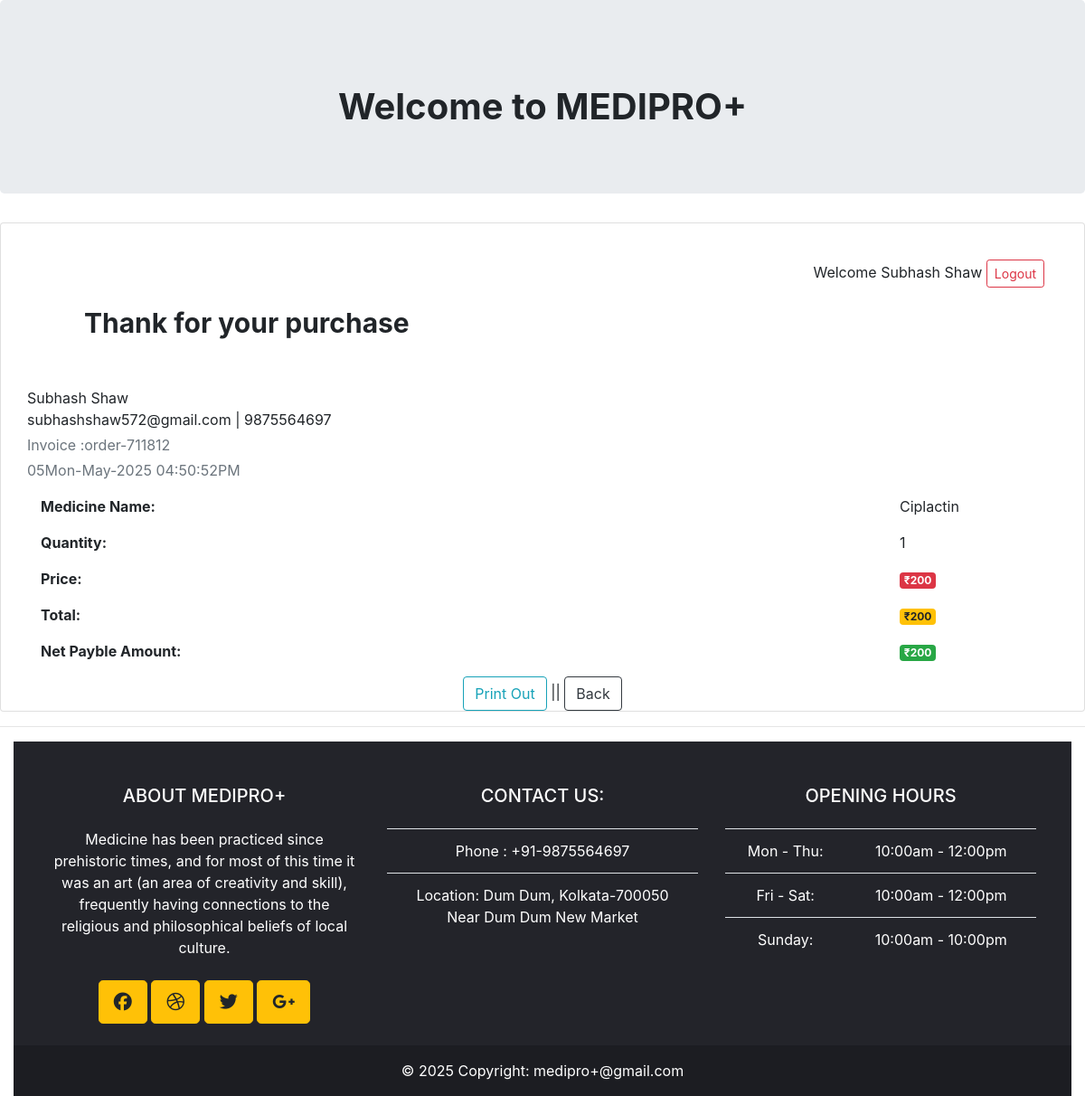
/E_commerce_Project/medicine_bill.php (signed in), run on the app's committed database.
### tables this page shows
CREATE TABLE `ordersinfo` (
  `order_id` varchar(100) NOT NULL,
  `mid` varchar(100) NOT NULL,
  `quantity` text NOT NULL,
  `user_id` varchar(100) NOT NULL,
  `order_date` datetime NOT NULL DEFAULT CURRENT_TIMESTAMP
);

CREATE TABLE `user` (
  `user_id` int NOT NULL,
  `Role` varchar(10) NOT NULL DEFAULT 'regular',
  `user_name` varchar(50) NOT NULL,
  `Email` text,
  `Phone` varchar(10) NOT NULL,
  `Profile` text NOT NULL,
  `password` varchar(255) NOT NULL
);

CREATE TABLE `medicines` (
  `mid` varchar(100) NOT NULL,
  `medicine_name` text NOT NULL,
  `composition` text NOT NULL,
  `used_for` text NOT NULL,
  `quantity` text NOT NULL,
  `price` varchar(10) NOT NULL,
  `image` varchar(255) NOT NULL
);

### E_commerce_Project/medicine_bill.php (the view, shortened to what this page needs)
<!DOCTYPE html>
<html lang="en">
<head>
    <link rel="stylesheet" href="https://cdn.jsdelivr.net/npm/bootstrap@4.6.2/dist/css/bootstrap.min.css">
</head>
<body>
    <?php
    include_once("./assets/header.php");
    ?>
    <div class="card">
        <div class="card-body mx-4">
            <?php
            $userInfo = [];
            try {
                $connect = new PDO("mysql:host=localhost;dbname=e-commerce db", USER, PASSWORD);
                $connect->setAttribute(PDO::ATTR_ERRMODE, PDO::ERRMODE_EXCEPTION);
                $sql = "select ordersinfo.mid,
                             ordersinfo.quantity,
                             ordersinfo.order_id,
                             ordersinfo.order_date,
                             user.user_name,
                             user.Phone,
                             user.Email from ordersinfo inner join
                             user on(ordersinfo.user_id=user.user_id)
                             and user.user_id=:uid;
                             ";
                $stmt = $connect->prepare($sql);
                $stmt->execute(['uid' => $_SESSION['user-id']]);
                if ($rows = $stmt->fetch(PDO::FETCH_LAZY)) {
                    $userInfo = $rows;
                }
            } catch (PDOException $a) {
                die($a->getMessage());
            }
            ?>
        </div>
        <div class="container">
        <?php
      if(!empty($_SESSION['user'])){ ?>
        <div class="float-right">
            Welcome <?php echo $_SESSION['user'];?>
            <a href="logout">
                <button class="btn btn-sm btn-outline-danger">Logout</button>
            </a>
        </div>
        <?php }else{
            echo "<script>alert('You are not allowed this page');
                    window.loation.href='logout';
                    </script>";
        }
       ?>
            <p class="my-5 mx-5" style="font-size:30px;"><strong>Thank for your purchase</strong></p>
            <div class="row">
                <ul class="list-unstyled">
                    <li class="text-black"><?php echo $userInfo->user_name; ?></li>
                    <li class="text-black"><?php echo $userInfo->Email; ?> | <?php echo $userInfo->Phone; ?></li>
                    <li class="text-muted mt-1"><span class="text-black">Invoice :</span><?php echo $userInfo->order_id; ?></li>
                    <li class="text-muted mt-1"><?php echo date("dD-M-Y h:i:sA", strtotime($userInfo->order_date)); ?></li>
                </ul>
                <?php
                $mids = explode(",", $userInfo->mid);
                $qty = explode(",", $userInfo->quantity);
                try {
                    $i = 0;
                    $grossTotal = 0;
                    foreach ($mids as $mid) {
                        $sql2 = "select * from medicines where mid=:mid";
                        $stmt2 = $connect->prepare($sql2);
                        $stmt2->execute(['mid' => $mid]);
                        if ($rows = $stmt2->fetch(PDO::FETCH_LAZY)) {
                            $grossTotal += ($rows->price * $qty[$i]);
                         ?>
                            <div class="col-xl-10">
                                <p><strong>Medicine Name:</strong></p>
                            </div>
                            <div class="col-xl-2">
                                <p class="float-end"><?php echo $rows->medicine_name; ?></p>
                            </div>
                            <div class="col-xl-10">
                                <p><strong>Quantity:</strong></p>
                            </div>
                            <div class="col-xl-2">
                                <p class="float-end"><?php echo $qty[$i]; ?></p>
                            </div>
                            <div class="col-xl-10">
                                <p><strong>Price:</strong></p>
                            </div>
                            <div class="col-xl-2">
                                <p class="float-end"><span class='badge badge-pills badge-danger'>&#8377;<?php echo $rows->price;?></span></p>
                            </div>
                            <div class="col-xl-10">
                                <p><strong>Total:</strong></p>
                            </div>
                            <div class="col-xl-2">
                                <p class="float-end"><span class="badge badge-pills badge-warning">&#8377;<?php echo $rows->price * $qty[$i];?></span></p>
                            </div>
                            <div class="col-xl-10">
                                <p><strong>Net Payble Amount:</strong></p>
                            </div>
                            <div class="col-xl-2">
                                <p class="float-end"><span class="badge badge-pills badge-success">&#8377;<?php echo $grossTotal;?></span></p>
                            </div>
                <?php
                        }
                        $i++;
                    }
                } catch (PDOException $x) {
                    die($ex->getMessage());
                }
                ?>
            </div>
        </div>
        <div align="center">
            <button onclick="window.print();" class="btn btn-md btn-outline-info">Print Out</button> ||
            <a href="index.php">
            <button class="btn btn-md btn-outline-dark">Back</button></a>
        </div>
    </div>
    <hr>
</body>
<?php include_once("./assets/footer.php");?>
</html>

### data on the page
ordersinfo: user.user_name "Subhash Shaw", user.Email "subhashshaw572@gmail.com", user.Phone "9875564697", order_id "order-711812", order_date "05Mon-May-2025 04:50:52PM", quantity "1"
medicines: medicine_name "Ciplactin", price "200", $rows->price*$qty[$i] "200", grossTotal "200"

### other printed values
$_SESSION['user'] "Subhash Shaw"
